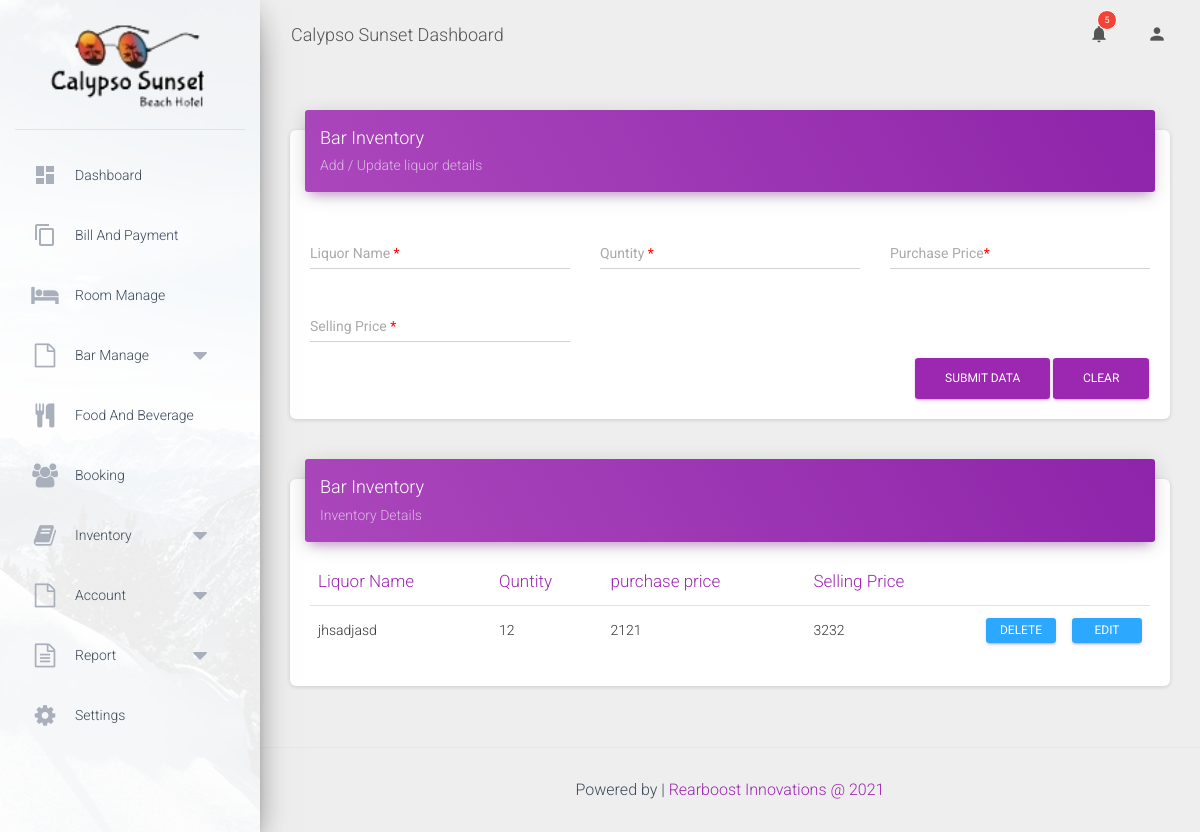
The page /content/bar_Inventory.php (signed in) on the database as committed earlier.
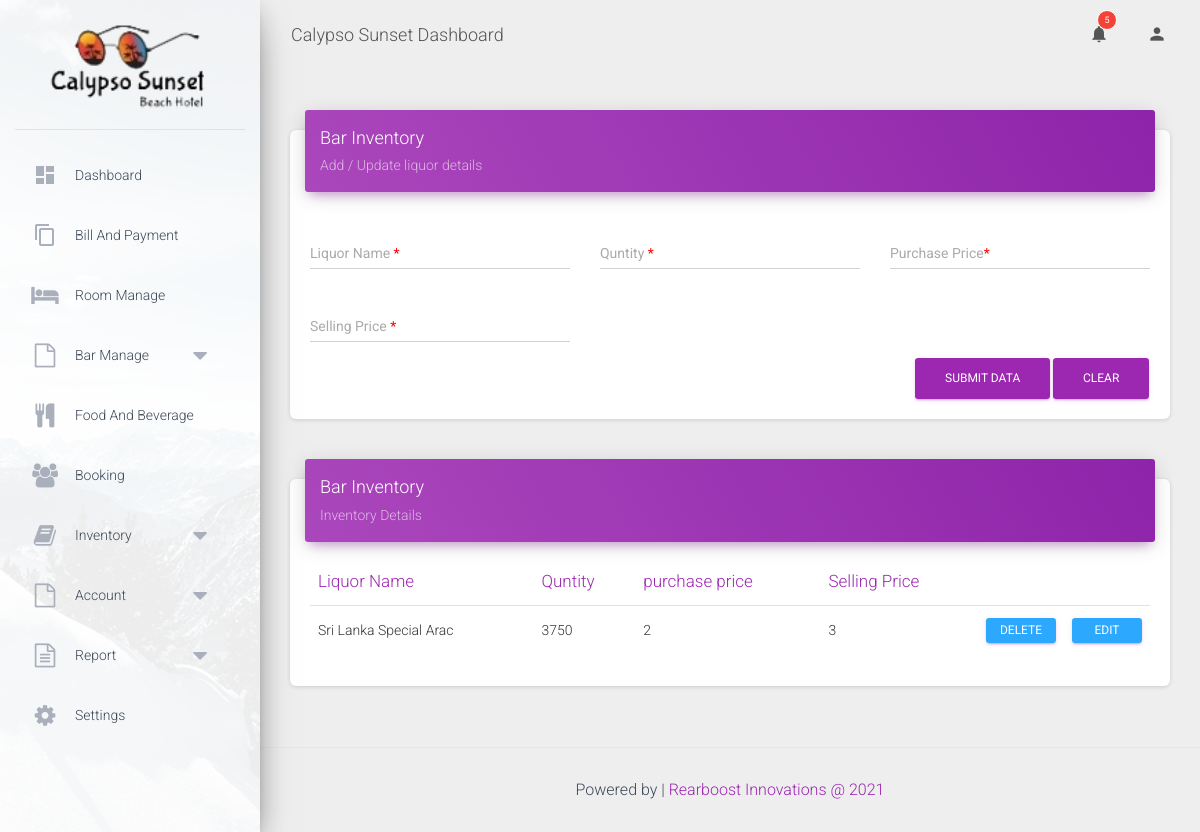
The same page on the database as committed later.
### tables this page shows
CREATE TABLE `bar_inventory` (
  `id` int(11) NOT NULL,
  `lq_name` varchar(60) NOT NULL,
  `qty` int(11) NOT NULL,
  `pur_price` int(11) NOT NULL,
  `selling_price` int(11) NOT NULL
);

### content/bar_Inventory.php (the view, shortened to what this page needs)
<!DOCTYPE html>
<html lang="en">
<?php
    require '../include/config.php';
?>
<head>
    <?php include('../include/head.php'); ?>
</head>
<body class="">
    <div class="wrapper">
        <div class="sidebar" data-color="purple" data-background-color="white" data-image="../assets/img/sidebar-1.jpg">
            <div class="logo">
              <a href="home.php" class="simple-text logo-normal">
              <img src="../images/logo.png" alt="" style="width: 80%;">
              </a>
            </div>
            <?php include('../include/sideMenu.php'); ?>
        </div>
        <div class="main-panel">
            <?php include('../include/navhead.php'); ?>
            <div class="content">
                <div class="container-fluid">
                    <div class="row">
                        <div class="col-md-12">
                            <div class="card">
                                <div class="card-header card-header-primary">
                                    <h4 class="card-title">Bar Inventory</h4>
                                    <p class="card-category">Add / Update liquor details</p>
                                </div>
                                <div class="card-body">
                                    <form id="room_form">
                                        <div class="row">
                                            <div class="col-md-4">
                                                <div class="form-group">
                                                    <label class="bmd-label-floating">Liquor Name <span style="color: red;">*<span></label>
                                                    <input type="text" class="form-control" id="roomno" value="<?php if(isset($roomno)){ echo $roomno;} ?>">
                                                </div>
                                            </div>
                                            <div class="col-md-4">
                                                <div class="form-group">
                                                    <label class="bmd-label-floating">Quntity <span style="color: red;">*<span></label>
                                                    <input type="number" class="form-control" id="roomtype" value="<?php if(isset($roomtype)){ echo $roomtype;} ?>">
                                                </div>
                                            </div>
                                            <div class="col-md-4">
                                                <div class="form-group">
                                                    <label class="bmd-label-floating">Purchase Price<span style="color: red;">*<span></label>
                                                    <input type="number" class="form-control" id="numbed" value="<?php if(isset($numbed)){ echo $numbed;} ?>">
                                                </div>
                                            </div>
                                        </div>
                                        <div class="row">
                                            <div class="col-md-4">
                                                <div class="form-group">
                                                    <label class="bmd-label-floating">Selling Price <span style="color: red;">*<span></label>
                                                    <input type="number" class="form-control" id="roomprice" value="<?php if(isset($roomprice)){ echo $roomprice;} ?>">
                                                </div>
                                            </div>
                                        </div>
                                           <button type="button" class="btn btn-primary pull-right" onclick="window.location='http://localhost:8888/HMS/content/bar_inventory.php'">Clear</button>
                                        <?php if (isset($_GET['prop_id'])): ?>
                                             <button type="button" class="btn btn-primary pull-right" id="room_btn_edit" name="room_btn_edit" onclick="roomFormedit()">Update Data</button>
                                        <?php else: ?>
                                             <button type="button" class="btn btn-primary pull-right" id="room_btn_submit" name="room_btn_submit" onclick="roomFormsubmit()">Submit Data</button>
                                        <?php endif; ?>
                                        <div class="clearfix"></div>
                                    </form>
                                </div>
                            </div>
                        </div>
                        <div class="col-md-12">
                            <div class="card">
                                <div class="card-header card-header-primary">
                                    <h4 class="card-title ">Bar Inventory</h4>
                                    <p class="card-category"> Inventory Details</p>
                                </div>
                                <div class="card-body">
                                   <?php
                                       $query = "SELECT * FROM bar_inventory";
                                       $result = mysqli_query($conn ,$query);
                                    ?>
                                    <div class="table-responsive" id="room_table">
                                        <table class="table">
                                            <thead class=" text-primary">
                                                <th>
                                                    Liquor Name
                                                </th>
                                                <th>
                                                    Quntity
                                                </th>
                                                <th>
                                                    purchase price
                                                </th>
                                                <th>
                                                   Selling Price
                                                </th>
                                                <th>
                                                </th>
                                                <th>
                                                </th>
                                            </thead>
                                            <tbody>
                                                <?php
                                                while($row = mysqli_fetch_array($result))
                                                   {
                                                    echo '
                                                    <tr>
                                                     <td>'.$row["lq_name"].'</td>
                                                     <td>'.$row["qty"].'</td>
                                                     <td>'.$row["pur_price"].'</td>
                                                     <td>'.$row["selling_price"].'</td>
                                                     <td width="5%"><button type="button" id="delete_form" name="delete_form" onclick="roomremoveconf(event ,'.$row["id"].')" class="btn btn-primary edit_data" style="margin: 0px; height: 25px; width: 70px; color: white; border-color: #2CA8FF; background-color: #2CA8FF; font-size: 12px;  padding: 4px 10px; margin-top: 0px;">Delete</button></td>
                                                     '; ?>
                                                     <td width="5%"><button type="button" id="edit_form" name="edit_form" onclick="window.location='./bar_inventory.php?prop_id=<?php echo $row['id'];  ?>';" class="btn btn-primary edit_data" style="margin: 0px; height: 25px; width: 70px; color: white; border-color: #2CA8FF; background-color: #2CA8FF; font-size: 12px;  padding: 4px 10px; margin-top: 0px;">Edit</button></td>
                                                     <?php
                                                     echo '
                                                    </tr>
                                                      ';
                                                   }
                                                 ?>
                                            </tbody>
                                        </table>
                                    </div>
                                </div>
                            </div>
                        </div>
                    </div>
                </div>
            </div>
            <footer class="footer ">
                <div class="container-fluid" style="display: inline-grid;">
                    <?php include('../include/footerc.php'); ?>
                </div>
            </footer>
        </div>
    </div>
</body>
</html>

### include/head.php (shortened to what this page needs)
<link rel="stylesheet" href="https://maxcdn.bootstrapcdn.com/font-awesome/latest/css/font-awesome.min.css" />
<link rel="stylesheet" href="../assets/css/material-dashboard.css?v=2.0.0">
<link rel="stylesheet" href="../assets/css/main.css">
<link href="../assets/assets-for-demo/demo.css" rel="stylesheet" />

### include/sideMenu.php (shortened to what this page needs)
 <div class="sidebar-wrapper">
    <ul class="nav">
    <li class="nav-item <?php  if(basename($_SERVER['PHP_SELF'])=='home.php'){ echo "active";}  ?>">
        <a class="nav-link" href="home.php">
            <i class="material-icons">dashboard</i>
            <p>Dashboard</p>
        </a>
    </li>
    <li class="nav-item <?php  if(basename($_SERVER['PHP_SELF'])=='bill_and_payment.php'){ echo "active";}  ?>">
        <a class="nav-link" href="bill_and_payment.php">
            <i class="material-icons">content_copy</i>
            <p>Bill and payment</p>
        </a>
    </li>
    <li class="nav-item <?php  if(basename($_SERVER['PHP_SELF'])=='room_management.php'){ echo "active";}  ?>">
        <a class="nav-link" href="room_management.php">
            <i class="fa fa-bed"></i>
            <p>Room manage</p>
        </a>
    </li>
    <li class="nav-item <?php  if(basename($_SERVER['PHP_SELF'])=='bar_recipes_creation.php' || basename($_SERVER['PHP_SELF'])=='room_bar_billing.php' || basename($_SERVER['PHP_SELF'])=='bar_setting.php'){ echo "active";}  ?>">
        <a class="nav-link inv" style="cursor: pointer;">
            <i class="fa fa-file-o"></i>
            <p>Bar Manage<i class="fa fa-caret-down" style="float: right;"></i></p>
        </a>
    </li>
    <li class="nav-item <?php  if(basename($_SERVER['PHP_SELF'])=='food_and_beverage.php'){ echo "active";}  ?>">
        <a class="nav-link" href="food_and_beverage.php">
            <i class="fa fa-cutlery"></i>
            <p>Food and beverage</p>
        </a>
    </li>
    <li class="nav-item <?php  if(basename($_SERVER['PHP_SELF'])=='booking.php'){ echo "active";}  ?>">
        <a class="nav-link" href="booking.php">
            <i class="fa fa-users"></i>
            <p>Booking</p>
        </a>
    </li>
    <li class="nav-item <?php  if(basename($_SERVER['PHP_SELF'])=='inventory.php'|| basename($_SERVER['PHP_SELF'])=='assign_item.php' || basename($_SERVER['PHP_SELF'])=='bad_items.php' || basename($_SERVER['PHP_SELF'])=='purchase.php'){ echo "active";}  ?>">
        <a class="nav-link inv" style="cursor: pointer;">
            <i class="fa fa-book"></i>
            <p>Inventory <i class="fa fa-caret-down" style="float: right;"></i></p>
        </a>
    </li>
    <li class="nav-item <?php  if(basename($_SERVER['PHP_SELF'])=='employee.php' || basename($_SERVER['PHP_SELF'])=='payment.php' || basename($_SERVER['PHP_SELF'])=='account_settings.php'){ echo "active";}  ?>">
        <a class="nav-link inv" style="cursor: pointer;">
            <i class="fa fa-file-o"></i>
            <p>Account <i class="fa fa-caret-down" style="float: right;"></i></p>
        </a>
    </li>
    <li class="nav-item <?php  if(basename($_SERVER['PHP_SELF'])=='employee.php'){ echo "active";}  ?>">
        <a class="nav-link inv" style="cursor: pointer;">
            <i class="fa fa-file-text-o"></i>
            <p>Report<i class="fa fa-caret-down" style="float: right;"></i></p>
        </a>
    </li>
    <li class="nav-item <?php  if(basename($_SERVER['PHP_SELF'])=='settings.php'){ echo "active";}  ?>">
        <a class="nav-link" href="settings.php">
            <i class="fa fa-cog"></i>
            <p>Settings</p>
        </a>
    </li>
    </ul>
</div>

### include/navhead.php (shortened to what this page needs)
<nav class="navbar navbar-expand-lg navbar-transparent  navbar-absolute fixed-top">
    <div class="container-fluid">
        <div class="navbar-wrapper">
            <a class="navbar-brand" href="#pablo">Calypso Sunset Dashboard</a>
        </div>
        <div class="collapse navbar-collapse justify-content-end" id="navigation">
            <ul class="navbar-nav">
                <li class="nav-item dropdown">
                    <a class="nav-link" href="http://example.com" id="navbarDropdownMenuLink" data-toggle="dropdown" aria-haspopup="true" aria-expanded="false">
                        <i class="material-icons">notifications</i>
                        <span class="notification">5</span>
                    </a>
                </li>
                <li class="nav-item">
                    <a class="nav-link" href="" data-toggle="modal" data-target="#exampleModal">
                        <i class="material-icons">person</i>
                    </a>
                </li>
            </ul>
        </div>
    </div>
</nav>

### include/footerc.php (shortened to what this page needs)
<div class="copyright pull-right" style="padding: 15px 34px;">
    Powered by |
    <a href="https://rearboost.com/" target="_blank">Rearboost Innovations @ 2021</a>
</div>

Rows that differ between the two databases and show on the page:
changed bar_inventory: lq_name "jhsadjasd" → "Sri Lanka Special Arac"; qty "12" → "3750"; pur_price "2121" → "2"; selling_price "3232" → "3"
